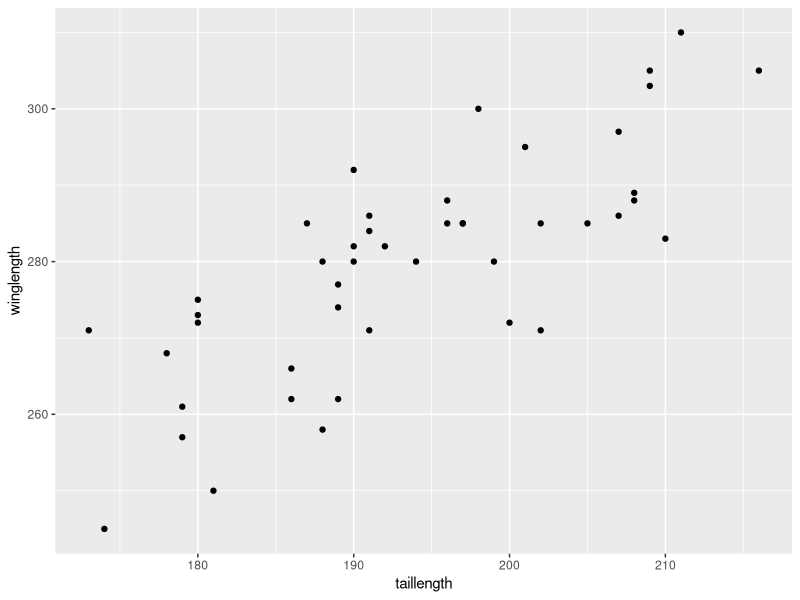
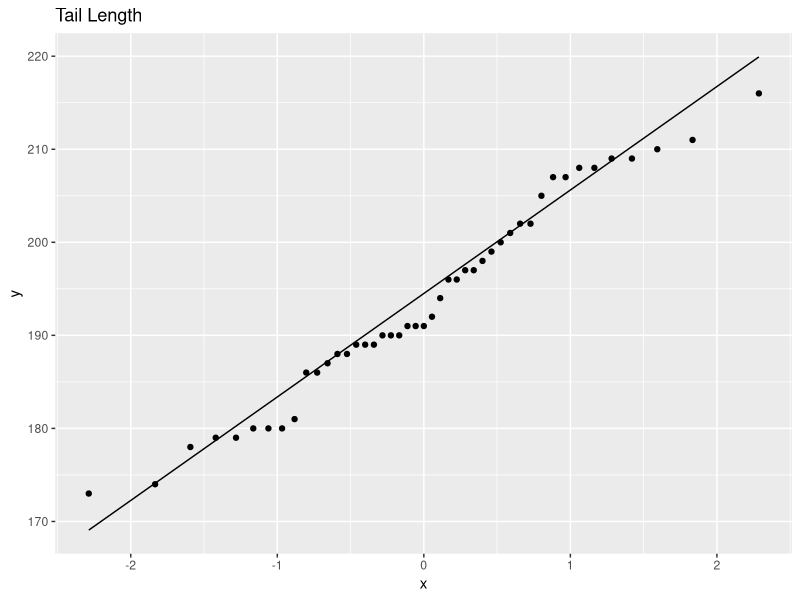
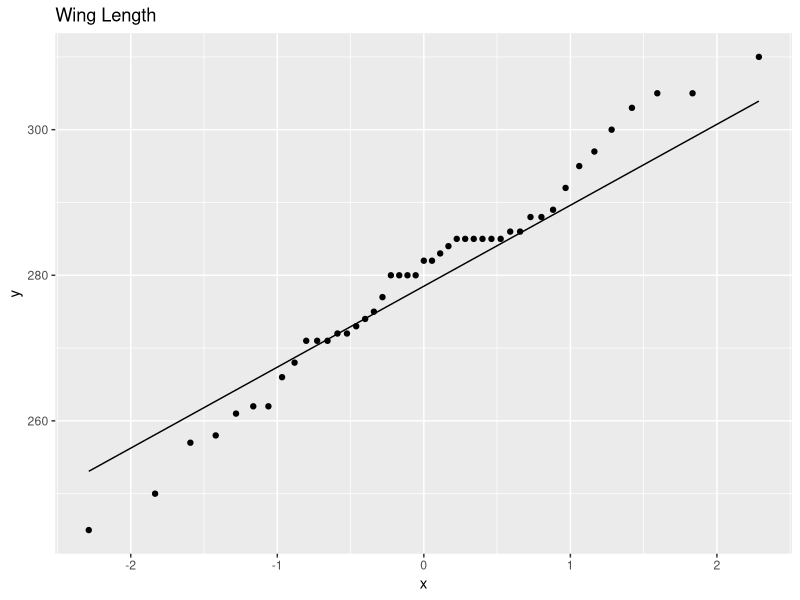

Reproduce these figures in R, in order.
## ---- chunk 1
knitr::opts_chunk$set(echo = TRUE, message = FALSE, warning = FALSE)

library(dplyr); library(ggplot2)
## ---- chunk 2
trackrcs <- read.table("T1-9.dat",
  col.names = c("countries", "x100m", "x200m", 
        "x400m", "x800m", "x1500m", "x3000m", "marathon"))

trackrcs2 <- (trackrcs)[,-1]
rownames(trackrcs2) <- trackrcs[,1]

C <- cov((trackrcs)[,-1])
x_bar = apply(trackrcs2,1,mean)
d0 = as.matrix(trackrcs2-x_bar)
deviation = sqrt( d0%*%t(d0) )

d_sq_m <- d0%*%solve(C)%*%t(d0)
diagonal_vector3 <- diag(d_sq_m)
deviation_countries3 <- 
  cbind.data.frame(countries = as.vector(trackrcs[,1]),diagonal_vector3)
deviation_countries_ordered3 <-  
   deviation_countries3[order(-deviation_countries3$diagonal_vector3), ]


named_Mahalanobis <- as.vector(deviation_countries_ordered3[,2])
names(named_Mahalanobis) <- rownames(deviation_countries_ordered3)
ch_s <- combn(x=named_Mahalanobis, m=2,
      FUN = function(c){
      sg <<- 0.1/100
      pv <- chisq.test(x=c, p=rep(sg,2), rescale.p = TRUE)$p.value 
      pvname <- paste0(names(c)[1]," ",names(c)[2])
      assign(pvname, pv)
      return(list(pv, pvname, xx=names(c)[1]))
      }) 

outliers_unsorted <- unlist(ch_s[3, which(ch_s[1,] == 0)])
summary(as.data.frame.character(outliers_unsorted), maxsum = 10)
print(deviation_countries_ordered3[1:5,])

## ---- chunk 3
chisq.test(deviation_countries_ordered3$diagonal_vector3,
           p=rep(0.1/100, nrow(deviation_countries_ordered3)), rescale.p = TRUE )
## ---- chunk 4

### the critical value
which(deviation_countries3[,2] > qchisq(p=(1-0.1/100), df=54))

## ---- chunk 5
birds <- read.table("T5-12.DAT", col.names = c("taillength", "winglength") )

## ---- chunk 6
S <- cov(birds); eigen(S)
p <- ncol(birds); n <- nrow(birds); alpha <- 0.05
c = sqrt(p*(n-1)/(n-p)*qf(p=(1-alpha), df1=p, df2=n-p ))
(eigen(S)$values)*c/sqrt(n)
## ---- chunk 7
mu0 <- c(190, 275)
mu <- apply(birds, 2, mean)
# T_sq <- as.vector(n*t(mu-mu0)%*%solve(S)%*%(mu-mu0)); T_sq < c

c(mu[1] - (c*sqrt(diag(S)[1]/n) ), mu[1] + (c*sqrt(diag(S)[1]/n) ))
c(mu[2] - (c*sqrt(diag(S)[2]/n) ), mu[2] + (c*sqrt(diag(S)[2]/n) ))
## ---- chunk 8
t <- qt(p=( 1-(alpha/(2*p)) ), df=n-1)

c(mu[1] - (t*sqrt(diag(S)[1]/n) ), mu[1] + (t*sqrt(diag(S)[1]/n) ))
c(mu[2] - (t*sqrt(diag(S)[2]/n) ), mu[2] + (t*sqrt(diag(S)[2]/n) ))
## ---- chunk 9
ggplot(data = birds)+aes(x=taillength, y=winglength)+
  geom_point(stat = "identity")

ggplot(data = birds)+aes(sample=taillength)+stat_qq()+stat_qq_line()+
  labs(title = "Tail Length")

ggplot(data = birds)+aes(sample=winglength)+stat_qq()+stat_qq_line()+
  labs(title = "Wing Length")
  
## ---- chunk 10

